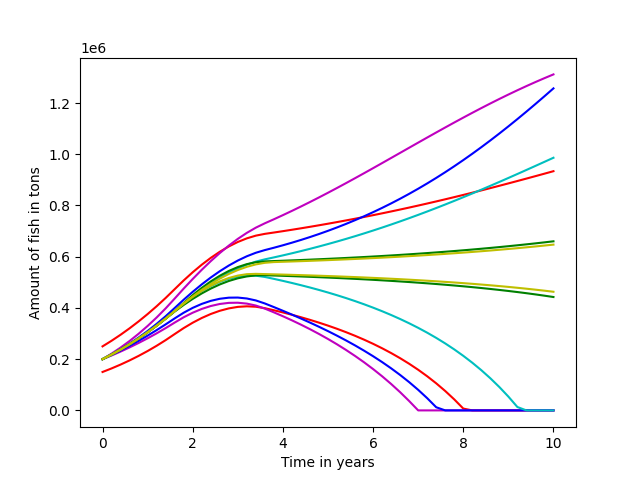

Python code for this plot:
#Find which parameter is the most 
# critical for the total harvest amount.

import matplotlib.pyplot as plt
import numpy
import math

# base_value is a Python dictionary. 
base_values = {'initial_value': 2e5, # tons
               'maximum_growth_rate': 0.5, # 1 / year
               'carrying_capacity': 2e6, # tons
               'maximum_harvest_rate': 0.8 * 2.5e5, # tons / year
               'ramp_start': 1.5, # years
               'ramp_end': 3.5 # years
              }


uncertainties = {'initial_value': 5e4, # tons
                 'maximum_growth_rate': 0.1, # 1 / year
                 'carrying_capacity': 9e5, # tons
                 'maximum_harvest_rate': 3e4, # tons / year
                 'ramp_start': 0.2, # years
                 'ramp_end': 0.2 # years
                }

colors = {'initial_value': 'r',
          'maximum_growth_rate': 'm',
          'carrying_capacity': 'b',
          'maximum_harvest_rate': 'c',
          'ramp_start': 'g',
          'ramp_end': 'y'
         }

# This is used to keep track of the data that we want to plot.
data = []

end_time = 10. # years
h = 0.2 # years
num_steps = int(end_time / h)
times = h * numpy.array(range(num_steps + 1))

fish = numpy.zeros(num_steps + 1) # tons

# evaluate numerically evaluates the differential equation for harvesting fish, 
# calculates the total amount of fish harvested, and returns that value.
# The variable called values refers to a dictionary of the type introduced above.
def evaluate(values, color):
    # Set the initial number of fish to the 'initial_value' of the dictionary passed in.
    fish[0] = values['initial_value']

    # Start the total number of fish harvested out at 0, and specify 
    # that the fish are not yet extinct.
    total_harvest = 0.
    is_extinct = False

    # For each time step, harvest the fish based on the given factors
    for step in range(num_steps):

        # Set the time passed during this step, and set the initial 
        # harvest factor to 0.
        time = h * step # years
        harvest_factor = 0.

        # If we have finished ramping up harvesting, then set the harvest rate to the 
        # maximum harvest rate. Otherwise, we set the harvest rate to be a percentage of 
        # the maximum harvest rate based on how far into the ramp up we are.
        if time > values['ramp_end']:
            harvest_factor = 1.
        elif time > values['ramp_start']:
            harvest_factor = (time - values['ramp_start']) / (values['ramp_end'] - values['ramp_start']) 
        harvest_rate = harvest_factor * values['maximum_harvest_rate']

        # If the fish are extinct, then we're not going to harvest anymore fish! Else, if they aren't extinct 
        # yet, the current harvest is going to be the harvest rate we've set times the time step.
        # We set the total number of fish for the next step based on how many we harvest this step, and what 
        # our carrying capacity is.
        if is_extinct:
            current_harvest = 0.
            fish_next_step = 0.
        else:
            current_harvest = h * harvest_rate
            fish_next_step = fish[step] + h * values['maximum_growth_rate'] * (1. - fish[step] / values['carrying_capacity']) * fish[step] - current_harvest
            if fish_next_step <= 0.:
                is_extinct = True
                current_harvest = fish[step]
                fish_next_step = 0.
        fish[step + 1] = fish_next_step

        total_harvest += current_harvest

    # Once we've computed the number of fish for each time step, keep track
    # of the data, so we can plot it.
    data.append(([time for time in times], [f for f in fish], color))

    return total_harvest

# sensitivity_analysis calculates what the most critical 
# parameter of the differential equation is, then returns 
# the name of that parameter.
def sensitivity_analysis():
    most_critical_parameter = ''
    biggest_diff=0
    # For each key in the dictionary base_values, fluctuate the 
    # associated value based on the same key in the uncertainties 
    # dictionary to determine which value changes the outcome 
    # the most.
    for key in base_values.keys():
        # Give each key a specific color so we can better 
        # tell them apart in the plot.
        color = colors[key]    

        # Create a copy of the base_values dictionary and 
        # decrease the value for the current key by the 
        # given uncertainty. Then, evaluate the 
        # differential equation for the given parameters.
        one_value_down = base_values.copy()
        one_value_down[key] -= uncertainties[key]
        res_down=evaluate(one_value_down, color)

        # The same as before, but we increase the value 
        # for the given key, rather then decrease.
        one_value_up = base_values.copy()
        one_value_up[key] += uncertainties[key]
        res_up=evaluate(one_value_up, color)
        
        temp_diff=abs(res_up-res_down)
        if temp_diff>biggest_diff:
            biggest_diff=temp_diff
            most_critical_parameter=key

    

    return most_critical_parameter

print(sensitivity_analysis())

def plot_me():
    for (times, fish, color) in data:
        plt.plot(times, fish, c = color)
    axes = plt.gca()
    axes.set_xlabel('Time in years')
    axes.set_ylabel('Amount of fish in tons')
    plt.show()
plot_me()
